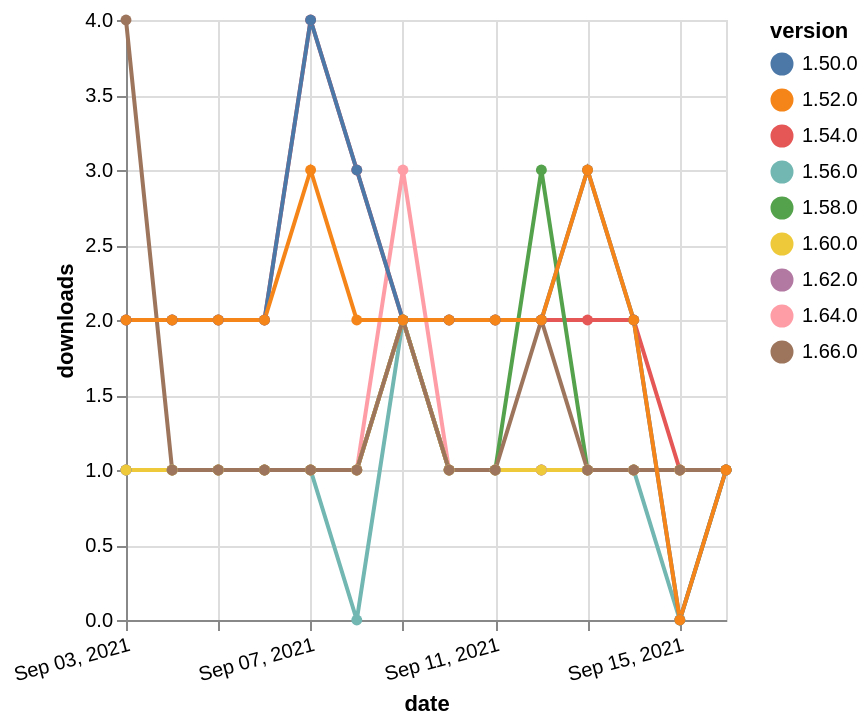

The specification (Vega-Lite) saved for this image:
### Vega-Lite specification from a JSON file in a GitHub repository (floating-point values rounded to 4 significant figures)
{"$schema": "https://vega.github.io/schema/vega-lite/v5.json", "description": "A simple bar chart with embedded data.", "data": {"values": [{"date": "2021-09-03", "total": 249, "delta": 1, "version": "1.56.0"}, {"date": "2021-09-04", "total": 250, "delta": 1, "version": "1.56.0"}, {"date": "2021-09-05", "total": 251, "delta": 1, "version": "1.56.0"}, {"date": "2021-09-06", "total": 252, "delta": 1, "version": "1.56.0"}, {"date": "2021-09-07", "total": 253, "delta": 1, "version": "1.56.0"}, {"date": "2021-09-08", "total": 253, "delta": 0, "version": "1.56.0"}, {"date": "2021-09-09", "total": 255, "delta": 2, "version": "1.56.0"}, {"date": "2021-09-10", "total": 256, "delta": 1, "version": "1.56.0"}, {"date": "2021-09-11", "total": 257, "delta": 1, "version": "1.56.0"}, {"date": "2021-09-12", "total": 258, "delta": 1, "version": "1.56.0"}, {"date": "2021-09-13", "total": 259, "delta": 1, "version": "1.56.0"}, {"date": "2021-09-14", "total": 260, "delta": 1, "version": "1.56.0"}, {"date": "2021-09-15", "total": 260, "delta": 0, "version": "1.56.0"}, {"date": "2021-09-16", "total": 261, "delta": 1, "version": "1.56.0"}, {"date": "2021-09-03", "total": 178, "delta": 1, "version": "1.64.0"}, {"date": "2021-09-04", "total": 179, "delta": 1, "version": "1.64.0"}, {"date": "2021-09-05", "total": 180, "delta": 1, "version": "1.64.0"}, {"date": "2021-09-06", "total": 181, "delta": 1, "version": "1.64.0"}, {"date": "2021-09-07", "total": 182, "delta": 1, "version": "1.64.0"}, {"date": "2021-09-08", "total": 183, "delta": 1, "version": "1.64.0"}, {"date": "2021-09-09", "total": 186, "delta": 3, "version": "1.64.0"}, {"date": "2021-09-10", "total": 187, "delta": 1, "version": "1.64.0"}, {"date": "2021-09-11", "total": 188, "delta": 1, "version": "1.64.0"}, {"date": "2021-09-12", "total": 189, "delta": 1, "version": "1.64.0"}, {"date": "2021-09-13", "total": 190, "delta": 1, "version": "1.64.0"}, {"date": "2021-09-14", "total": 191, "delta": 1, "version": "1.64.0"}, {"date": "2021-09-15", "total": 192, "delta": 1, "version": "1.64.0"}, {"date": "2021-09-16", "total": 193, "delta": 1, "version": "1.64.0"}, {"date": "2021-09-03", "total": 2536, "delta": 2, "version": "1.54.0"}, {"date": "2021-09-04", "total": 2538, "delta": 2, "version": "1.54.0"}, {"date": "2021-09-05", "total": 2540, "delta": 2, "version": "1.54.0"}, {"date": "2021-09-06", "total": 2542, "delta": 2, "version": "1.54.0"}, {"date": "2021-09-07", "total": 2546, "delta": 4, "version": "1.54.0"}, {"date": "2021-09-08", "total": 2549, "delta": 3, "version": "1.54.0"}, {"date": "2021-09-09", "total": 2551, "delta": 2, "version": "1.54.0"}, {"date": "2021-09-10", "total": 2553, "delta": 2, "version": "1.54.0"}, {"date": "2021-09-11", "total": 2555, "delta": 2, "version": "1.54.0"}, {"date": "2021-09-12", "total": 2557, "delta": 2, "version": "1.54.0"}, {"date": "2021-09-13", "total": 2559, "delta": 2, "version": "1.54.0"}, {"date": "2021-09-14", "total": 2561, "delta": 2, "version": "1.54.0"}, {"date": "2021-09-15", "total": 2562, "delta": 1, "version": "1.54.0"}, {"date": "2021-09-16", "total": 2563, "delta": 1, "version": "1.54.0"}, {"date": "2021-09-03", "total": 191, "delta": 1, "version": "1.58.0"}, {"date": "2021-09-04", "total": 192, "delta": 1, "version": "1.58.0"}, {"date": "2021-09-05", "total": 193, "delta": 1, "version": "1.58.0"}, {"date": "2021-09-06", "total": 194, "delta": 1, "version": "1.58.0"}, {"date": "2021-09-07", "total": 195, "delta": 1, "version": "1.58.0"}, {"date": "2021-09-08", "total": 196, "delta": 1, "version": "1.58.0"}, {"date": "2021-09-09", "total": 198, "delta": 2, "version": "1.58.0"}, {"date": "2021-09-10", "total": 199, "delta": 1, "version": "1.58.0"}, {"date": "2021-09-11", "total": 200, "delta": 1, "version": "1.58.0"}, {"date": "2021-09-12", "total": 203, "delta": 3, "version": "1.58.0"}, {"date": "2021-09-13", "total": 204, "delta": 1, "version": "1.58.0"}, {"date": "2021-09-14", "total": 205, "delta": 1, "version": "1.58.0"}, {"date": "2021-09-15", "total": 206, "delta": 1, "version": "1.58.0"}, {"date": "2021-09-16", "total": 207, "delta": 1, "version": "1.58.0"}, {"date": "2021-09-03", "total": 3177, "delta": 2, "version": "1.50.0"}, {"date": "2021-09-04", "total": 3179, "delta": 2, "version": "1.50.0"}, {"date": "2021-09-05", "total": 3181, "delta": 2, "version": "1.50.0"}, {"date": "2021-09-06", "total": 3183, "delta": 2, "version": "1.50.0"}, {"date": "2021-09-07", "total": 3187, "delta": 4, "version": "1.50.0"}, {"date": "2021-09-08", "total": 3190, "delta": 3, "version": "1.50.0"}, {"date": "2021-09-09", "total": 3192, "delta": 2, "version": "1.50.0"}, {"date": "2021-09-10", "total": 3194, "delta": 2, "version": "1.50.0"}, {"date": "2021-09-11", "total": 3196, "delta": 2, "version": "1.50.0"}, {"date": "2021-09-12", "total": 3198, "delta": 2, "version": "1.50.0"}, {"date": "2021-09-13", "total": 3201, "delta": 3, "version": "1.50.0"}, {"date": "2021-09-14", "total": 3203, "delta": 2, "version": "1.50.0"}, {"date": "2021-09-15", "total": 3203, "delta": 0, "version": "1.50.0"}, {"date": "2021-09-16", "total": 3204, "delta": 1, "version": "1.50.0"}, {"date": "2021-09-03", "total": 160, "delta": 1, "version": "1.62.0"}, {"date": "2021-09-04", "total": 161, "delta": 1, "version": "1.62.0"}, {"date": "2021-09-05", "total": 162, "delta": 1, "version": "1.62.0"}, {"date": "2021-09-06", "total": 163, "delta": 1, "version": "1.62.0"}, {"date": "2021-09-07", "total": 164, "delta": 1, "version": "1.62.0"}, {"date": "2021-09-08", "total": 165, "delta": 1, "version": "1.62.0"}, {"date": "2021-09-09", "total": 167, "delta": 2, "version": "1.62.0"}, {"date": "2021-09-10", "total": 168, "delta": 1, "version": "1.62.0"}, {"date": "2021-09-11", "total": 169, "delta": 1, "version": "1.62.0"}, {"date": "2021-09-12", "total": 170, "delta": 1, "version": "1.62.0"}, {"date": "2021-09-13", "total": 171, "delta": 1, "version": "1.62.0"}, {"date": "2021-09-14", "total": 172, "delta": 1, "version": "1.62.0"}, {"date": "2021-09-15", "total": 173, "delta": 1, "version": "1.62.0"}, {"date": "2021-09-16", "total": 174, "delta": 1, "version": "1.62.0"}, {"date": "2021-09-03", "total": 177, "delta": 1, "version": "1.60.0"}, {"date": "2021-09-04", "total": 178, "delta": 1, "version": "1.60.0"}, {"date": "2021-09-05", "total": 179, "delta": 1, "version": "1.60.0"}, {"date": "2021-09-06", "total": 180, "delta": 1, "version": "1.60.0"}, {"date": "2021-09-07", "total": 181, "delta": 1, "version": "1.60.0"}, {"date": "2021-09-08", "total": 182, "delta": 1, "version": "1.60.0"}, {"date": "2021-09-09", "total": 184, "delta": 2, "version": "1.60.0"}, {"date": "2021-09-10", "total": 185, "delta": 1, "version": "1.60.0"}, {"date": "2021-09-11", "total": 186, "delta": 1, "version": "1.60.0"}, {"date": "2021-09-12", "total": 187, "delta": 1, "version": "1.60.0"}, {"date": "2021-09-13", "total": 188, "delta": 1, "version": "1.60.0"}, {"date": "2021-09-14", "total": 189, "delta": 1, "version": "1.60.0"}, {"date": "2021-09-15", "total": 190, "delta": 1, "version": "1.60.0"}, {"date": "2021-09-16", "total": 191, "delta": 1, "version": "1.60.0"}, {"date": "2021-09-03", "total": 122, "delta": 4, "version": "1.66.0"}, {"date": "2021-09-04", "total": 123, "delta": 1, "version": "1.66.0"}, {"date": "2021-09-05", "total": 124, "delta": 1, "version": "1.66.0"}, {"date": "2021-09-06", "total": 125, "delta": 1, "version": "1.66.0"}, {"date": "2021-09-07", "total": 126, "delta": 1, "version": "1.66.0"}, {"date": "2021-09-08", "total": 127, "delta": 1, "version": "1.66.0"}, {"date": "2021-09-09", "total": 129, "delta": 2, "version": "1.66.0"}, {"date": "2021-09-10", "total": 130, "delta": 1, "version": "1.66.0"}, {"date": "2021-09-11", "total": 131, "delta": 1, "version": "1.66.0"}, {"date": "2021-09-12", "total": 133, "delta": 2, "version": "1.66.0"}, {"date": "2021-09-13", "total": 134, "delta": 1, "version": "1.66.0"}, {"date": "2021-09-14", "total": 135, "delta": 1, "version": "1.66.0"}, {"date": "2021-09-15", "total": 136, "delta": 1, "version": "1.66.0"}, {"date": "2021-09-16", "total": 137, "delta": 1, "version": "1.66.0"}, {"date": "2021-09-03", "total": 2671, "delta": 2, "version": "1.52.0"}, {"date": "2021-09-04", "total": 2673, "delta": 2, "version": "1.52.0"}, {"date": "2021-09-05", "total": 2675, "delta": 2, "version": "1.52.0"}, {"date": "2021-09-06", "total": 2677, "delta": 2, "version": "1.52.0"}, {"date": "2021-09-07", "total": 2680, "delta": 3, "version": "1.52.0"}, {"date": "2021-09-08", "total": 2682, "delta": 2, "version": "1.52.0"}, {"date": "2021-09-09", "total": 2684, "delta": 2, "version": "1.52.0"}, {"date": "2021-09-10", "total": 2686, "delta": 2, "version": "1.52.0"}, {"date": "2021-09-11", "total": 2688, "delta": 2, "version": "1.52.0"}, {"date": "2021-09-12", "total": 2690, "delta": 2, "version": "1.52.0"}, {"date": "2021-09-13", "total": 2693, "delta": 3, "version": "1.52.0"}, {"date": "2021-09-14", "total": 2695, "delta": 2, "version": "1.52.0"}, {"date": "2021-09-15", "total": 2695, "delta": 0, "version": "1.52.0"}, {"date": "2021-09-16", "total": 2696, "delta": 1, "version": "1.52.0"}]}, "width": "container", "mark": {"type": "line", "point": {"filled": true}}, "encoding": {"x": {"field": "date", "type": "temporal", "timeUnit": "yearmonthdate", "title": "date", "axis": {"labelAngle": -15}}, "y": {"field": "delta", "type": "quantitative", "title": "downloads"}, "color": {"field": "version", "type": "nominal"}, "tooltip": {"field": "delta"}}}
